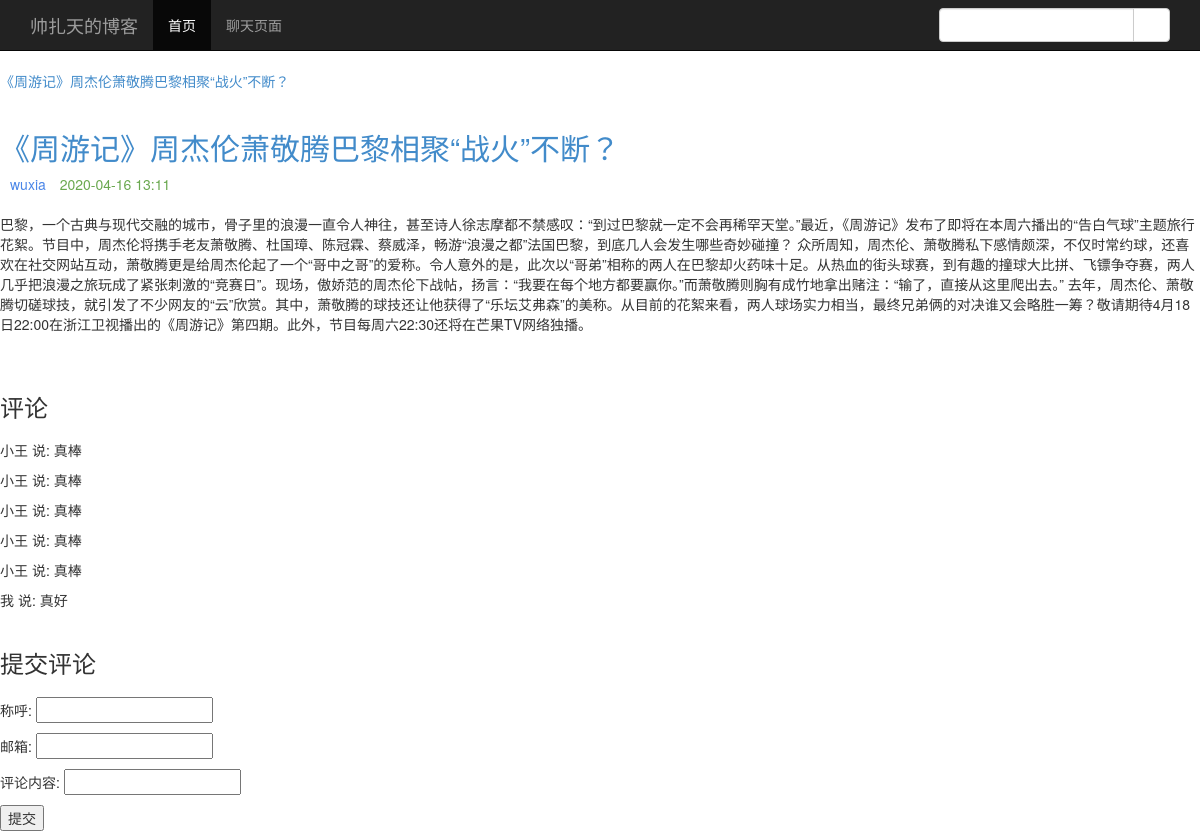
Page /detail/1/ on the committed database.
### blog_test/models.py (models this page shows)
class Blog(models.Model):
    title = models.CharField('标题', max_length=32)
    author = models.CharField('作者', max_length=16)
    content = models.TextField('博客正文')
    created = models.DateTimeField('发布时间', auto_now_add=True)
    catagory = models.ForeignKey(Catagory, verbose_name='分类', on_delete=models.CASCADE)
    tags = models.ManyToManyField(Tag, verbose_name='标签')
    class Meta:
        verbose_name = '博客'
        verbose_name_plural = verbose_name

class Comment(models.Model):
    blog = models.ForeignKey(Blog, verbose_name='博客', on_delete=models.CASCADE)
    name = models.CharField('称呼', max_length=16)
    email = models.EmailField('邮箱')
    content = models.CharField('内容', max_length=240)
    created = models.DateTimeField('发布时间', auto_now_add=True)
    class Meta:
        verbose_name = '评论'
        verbose_name_plural = verbose_name

### blog_test/views.py (the view)
# urls.py: url(r'^detail/(\d+)/$', views.get_details, name='blog_get_detail'),
def get_details(request, blog_id):
    try:
        blog = Blog.objects.get(id=blog_id)
    except Blog.DoesNotExist:
        raise Http404
    if request.method == 'GET':
        form = CommentForm()
    else:
        form = CommentForm(request.POST)
        if form.is_valid():
            cleaned_data = form.cleaned_data
            cleaned_data['blog'] = blog
            Comment.objects.create(**cleaned_data)
    ctx = {
        'blog': blog,
        'comments': blog.comment_set.all().order_by('-created'),
        'form': form
    }
    return render(request, 'blog_details.html', ctx)

### blog_test/forms.py
class CommentForm(forms.Form):
    name = forms.CharField(label='称呼', max_length=16, error_messages={
        'required': '请填写您的称呼',
        'max_length': '称呼太长咯'
    })
    email = forms.EmailField(label='邮箱', error_messages={
        'required': '请填写您的邮箱',
        'invalid': '邮箱格式不正确'
    })
    content = forms.CharField(label='评论内容', error_messages={
        'required': '请填写您的评论内容！',
        'max_length': '评论内容太长咯'
    })

### templates/blog_details.html (shortened to what this page needs)
{% load static %}
<!DOCTYPE html>
<html lang="en">
<head>
    <link rel="stylesheet" type="text/css" href="{% static "css/bootstrap.min.css" %}">
</head>
<body>
    <div class="navbar navbar-inverse navbar-static-top">
		<div class="container">
			<div class="navbar-header">
				<a href="#" class="navbar-brand">帅扎天的博客</a>
			</div>
			<div class="collapse navbar-collapse" id="mymenu">
				<ul class="nav navbar-nav">
					<li class="active"><a href="{% url 'blog_test:blogs' %}">首页</a></li>
					<li><a href="{% url 'blog_test:chat' %}">聊天页面</a></li>
				</ul>
				<form class="navbar-form navbar-right">
					<div class="form-group">
						<div class="input-group">
							<input type="text" name="" class="form-control">
							<span class="input-group-btn">
								<button class="btn btn-default"><span class="glyphicon glyphicon-search"></span></button>
							</span>
						</div>
					</div>
				</form>
			</div>
		</div>
	</div>
<div class="header">
    <span><a href="{% url 'blog_test:blog_get_detail' blog.id %}">{{ blog.title }}</a></span>
</div>
<div class="content">
    <div class="blog">
        <div class="title">
            <a href="#"><h2>{{ blog.title }}</h2></a>
        </div>
        <div class="info">
            <span class="category" style="color: #ff9900;">{{ blog.category.name }}</span>
            <span class="author" style="color: #4a86e8">{{ blog.author }}</span>
            <span class="created" style="color: #6aa84f">{{ blog.created|date:"Y-m-d H:i" }}</span>
        </div>
        <div class="summary">
            {{ blog.content }}
        </div>
    </div>
    <div class="comment">
        <div class="comments-display" style="padding-top: 20px;">
            <h3>评论</h3>
            {% for comment in comments %}
                <div class="comment-field" style="padding-top: 10px;">
                    {{ comment.name }} 说: {{ comment.content }}
                </div>
            {% endfor %}
        </div>
        <div class="comment-post" style="padding-top: 20px;">
            <h3>提交评论</h3>
            <form action="{% url 'blog_test:blog_get_detail' blog.id %}" method="post">
                {% for field in form %}
                    <div class="input-field" style="padding-top: 10px">
                        {{ field.label }}: {{ field }}
                    </div>
                {% endfor %}
                <button type="submit" style="margin-top: 10px">提交</button>
            </form>
        </div>
    </div>
</div>
</body>
</html>

### templates/blog_details.html (style rules this page uses)
.blog { padding: 20px 0px; }
.blog .info span { padding-right: 10px; }
.blog .summary { padding-top: 20px; }

### rows in the picture
Blog: title "《周游记》周杰伦萧敬腾巴黎相聚“战火”不断？", author "wuxia", created "2020-04-16 13:11", content "巴黎，一个古典与现代交融的城市，骨子里的浪漫一直令人神往，甚至诗人徐志摩都不禁感叹：“到过巴黎就一定不会再稀罕天堂。”最近，《周游记》发布了即将在本周六播出的“告白气球”主题旅行花絮。节目中，周杰伦将携手老友萧敬腾、杜国璋、陈冠霖、蔡威泽，畅游“浪漫之都”法国巴黎，到底几人会发生哪些奇妙碰撞？ 众所周知，周杰伦、萧敬腾私下感情颇深，不仅时常约球，还喜欢在社交网站互动，萧敬腾更是给周杰伦起了一个“哥中之哥”的爱称。令人意外的是，此次以“哥弟”相称的两人在巴黎却火药味十足。从热血的街头球赛，到有趣的撞球大比拼、飞镖争夺赛，两人几乎把浪漫之旅玩成了紧张刺激的“竞赛日”。现场，傲娇范的周杰伦下战帖，扬言：“我要在每个地方都要赢你。”而萧敬腾则胸有成竹地拿出赌注：“输了，直接从这里爬出去。” 去年，周杰伦、萧敬腾切磋球技，就引发了不少网友的“云”欣赏。其中，萧敬腾的球技还让他获得了“乐坛艾弗森”的美称。从目前的花絮来看，两人球场实力相当，最终兄弟俩的对决谁又会略胜一筹？敬请期待4月18日22:00在浙江卫视播出的《周游记》第四期。此外，节目每周六22:30还将在芒果TV网络独播。"
Comment: name "小王", content "真棒"
Comment: name "小王", content "真棒"
Comment: name "小王", content "真棒"
Comment: name "小王", content "真棒"
Comment: name "小王", content "真棒"
Comment: name "我", content "真好"

### other values in the picture
{{ field.label }} "称呼" "邮箱" "评论内容"
